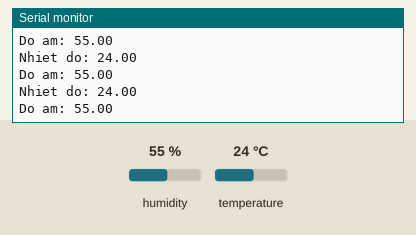
The sketch below on a simulated Arduino Uno, built for the host (arithmetic inside an expression is 32-bit, double 64-bit). Parts: the last lines printed to the serial monitor. The inputs (shaded band) are chosen by the test bench; at power-on: humidity 55 %, temperature 24 °C.

Above: at 2.8 s.
2.9 s: humidity set to 22 %
5.6 s: temperature set to 12 °C
At 6.12 s:
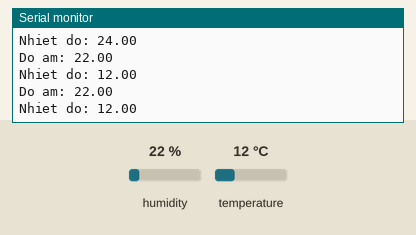
11.6 s: humidity set to 40 %
At 14.23 s:
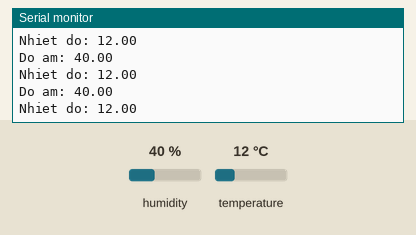
Timing chart, 0 to 15.7 s (numbered marks = the images above; inputs shaded):
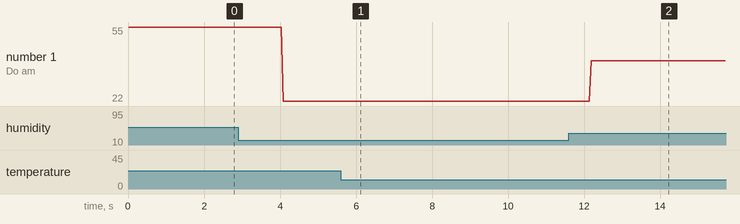

Measured:
- after the input at 5.6 s, the serial monitor: prints a new line after 0.50 s (image 1)
- after the input at 11.6 s, the serial monitor: prints a new line after 0.59 s (image 2)
- plotted number 1: 55 → 22 after the input at 2.9 s, 22 → 40 after the input at 11.6 s

The sketch:

cam_bien_nhiet_do_do_am_dht11.ino
```cpp
#include <SoftwareSerial.h>
#include <DHT.h>
#include <Adafruit_Sensor.h>
#include "ArduinoJson.h"

SoftwareSerial mySerial(10, 11); // RX, TX

const int DHTPIN = 2;
const int DHTTYPE = DHT11;  // Khai bao loai cam bien, co 2 loai la DHT11 va DHT22
DHT dht(DHTPIN, DHTTYPE);


int ledXanh = 3;        // chọn chân 13 báo hiệu LED
int ledDo = 4;
int ledVang = 5;

void setup(){
  Serial.begin(9600);
  mySerial.begin(115200);
}


int temperature = 0;
int humidity = 0;

StaticJsonBuffer<200> jsonBuffer;
JsonObject& json_buffer = jsonBuffer.createObject();
char buffer_temp[200];

void loop()
{

      float h = dht.readHumidity(); //Doc do am
      float t = dht.readTemperature(); // Doc nhiet do
      Serial.print("Nhiet do: ");
      Serial.println(t);
      Serial.print("Do am: ");
      Serial.println(h);

     json_buffer["temperature"] = t;
     json_buffer["humidity"] = h;

     json_buffer.printTo(buffer_temp, sizeof(buffer_temp));

     mySerial.write(t);    // Gui cho esp8266
     mySerial.write(h);       // Gui cho esp8266
     mySerial.write(buffer_temp);
     Serial.println();
     delay(10);

}
```
